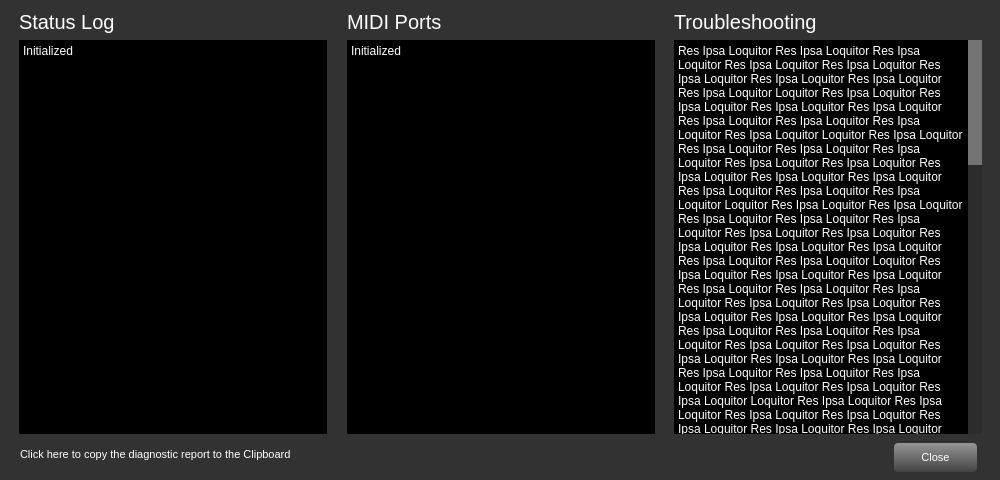
<?xml version="1.0" encoding="UTF-8"?>
<ui version="4.0">
 <class>troubleshoot</class>
 <widget class="QWidget" name="troubleshoot">
  <property name="geometry">
   <rect>
    <x>0</x>
    <y>0</y>
    <width>1000</width>
    <height>480</height>
   </rect>
  </property>
  <property name="windowTitle">
   <string>Form</string>
  </property>
  <property name="styleSheet">
   <string notr="true">/*
General Stylesheet for Windows

To preview in designer: Copy/Paste this into the MainWindow widget stylesheet
To build: Mainwindow.cpp will copy the contents of this .qss into the MainWindow widget during initialization.
          Make sure to copy/paste changes from designer back to this stylesheet.
*/

QLabel {
        font-family: &quot;Open Sans&quot;;
        font-size: 12px;
        color: white;
        background-color: rgba(0,0,0,0);
}

QLabel#QuNexus_Not_Connected
{
        font: 500 16px &quot;Arial&quot;;
        color: white;
        border: none;
}

/* --[H1]------------------------- */
QLabel#Library_Pane_Label, QLabel#Send_Pane_Label,
QLabel#SEQ_settings_label, QLabel#SEQ_track_settings_label
 {
    background-color: rgba(0,0,0,0);
    border: none;
    color: qlineargradient(spread: pan, x1:0, y1:0, x2:1, y2:1,
                            stop:1 rgba(200,200, 200, 255),
                            stop:0 rgba(255,255,255, 255));
    font: italic 20px &quot;Arial&quot;;
}

/* --[H2]------------------------- */

QLabel#MIDI_To_CV_Label, QLabel#CV_To_MIDI_Label{
    background-color: rgba(0,0,0,0);
    border-top-left-radius:4.0;
    border-top-right-radius:4.0;
    border-bottom-left-radius:0;
    border-bottom-right-radius:0;
    border: none;
    color: rgb(225,225,225);
    font: italic 14px &quot;Arial&quot;;
}




/* --[PRESET LIBRARY] ------------- */

QListView#presetLibraryList {
        background: rgba(50, 50, 50, 255);
        min-height: 90px;
        margin: 0 0 0 0;
    border: 1px solid black;
        border-bottom-left-radius:4.0;
        border-bottom-right-radius:4.0;
        border-top-left-radius:4.0;
        border-top-right-radius:4.0;
        font-family: &quot;Arial&quot;;
        font-size: 14px;
}

QListView#presetLibraryList::item:hover {
    background:rgba(67, 67, 67, 255);
    color: rgba(175,175,175,255);
}

QListView#presetLibraryList::item{
        color: rgb(177, 177, 177);
        border: 0px;
}

QListView#presetLibraryList::item:selected, QListView:item:focus
 {
 background: rgba(162, 0, 0, 200);
 color: white;
 }

/*---------------------------------*/


QCheckBox
{
    background-color: transparent;
}

QToolTip {
        border: none;
    background: rgba(50,50,50,255);
    color: white;
}

QFrame QToolTip {
        border: none;
    background: rgba(50,50,50,255);
    color: white;
}

QPushButton {
        font-family: &quot;Arial&quot;;
        font-size: 8pt;
        background-color: qlineargradient(spread:repeat, x1:1, y1:0, x2:1, y2:1, stop:0 rgba(150, 150, 150, 255), stop:1 rgba(67, 67, 67, 255));
        border-style: outset;
        border-radius: 4.0;
        border-width: 1pt;
        border-color: black;
        color: white;
}

QPushButton:pressed {
        background-color: qlineargradient(spread:repeat, x1:1, y1:0, x2:1, y2:1, stop:0 rgba(67, 67, 67, 255), stop:1 rgba(150, 150, 150, 255));
}



/*--------[SCROLL BAR]---------------------------*/


QScrollBar:vertical {
        background: rgb(44,44,44);
/* margin sets up how far the handle can travel */
        margin: 0px 0px 0px 0px;
        border: none;
}

/* Sets up the color and height of handle */
QScrollBar::handle:vertical {
        background: rgb(115,115,115);
        border: none;
}

/* This remvoes the bottom button by setting the height to 0px */
QScrollBar::add-line:vertical {
        height: 0px;
        subcontrol-position: bottom;
        subcontrol-origin: margin;
        border: none;
}

/* This remvoes the top button by setting the height to 0px */
QScrollBar::sub-line:vertical {
        height: 0px;
        subcontrol-position: top;
        subcontrol-origin: margin;
        border: none;
}

/* need this to get rid of crosshatching on scrollbar background */
QScrollBar::add-page:vertical, QScrollBar::sub-page:vertical {
        background: none;
        border: none;
}


/* -- [TABS] ------------------------------------- */

QTabWidget::pane {
        border-bottom-left-radius:4px;
        border-bottom-right-radius:4px;
        border-top-right-radius:4px;
}

QTabWidget::tab-bar {
        left: 0px;
        border: 0px;
}


QTabBar::tab {
        background: #262626;
        border-color: rgb(167, 255, 67);
        border-width:0px;
        border-top-left-radius: 4px;
        border-top-right-radius: 4px;
        width: 90px;
        height: 20px;
        padding: 4px;
        color: white;
        text-transform: uppercase;
        font: 500 11px &quot;Open Sans&quot;;


        margin-right: 2px;
}

QTabBar::tab:selected, QTabBar::tab:hover {
        background-color:rgba(120, 120, 120, 255);
        color:white;
}

QTabBar::tab:selected {
        background: rgba(67, 67, 67, 255);
        color:white;
}
</string>
  </property>
  <widget class="QFrame" name="troubleFrame">
   <property name="geometry">
    <rect>
     <x>0</x>
     <y>0</y>
     <width>1000</width>
     <height>480</height>
    </rect>
   </property>
   <property name="styleSheet">
    <string notr="true">#QFrame#troubleFrame
{
	background-color: rgb(50,50,50);
}</string>
   </property>
   <property name="frameShape">
    <enum>QFrame::StyledPanel</enum>
   </property>
   <property name="frameShadow">
    <enum>QFrame::Raised</enum>
   </property>
   <widget class="QTextEdit" name="portsWindow">
    <property name="geometry">
     <rect>
      <x>347</x>
      <y>40</y>
      <width>308</width>
      <height>394</height>
     </rect>
    </property>
    <property name="styleSheet">
     <string notr="true">/* Note - QTextEdit fonts are styled in  HTML */
    background-color: rgba(0,0,0,255);
    color: white;
border: black;

</string>
    </property>
    <property name="html">
     <string>&lt;!DOCTYPE HTML PUBLIC &quot;-//W3C//DTD HTML 4.0//EN&quot; &quot;http://www.w3.org/TR/REC-html40/strict.dtd&quot;&gt;
&lt;html&gt;&lt;head&gt;&lt;meta name=&quot;qrichtext&quot; content=&quot;1&quot; /&gt;&lt;meta charset=&quot;utf-8&quot; /&gt;&lt;style type=&quot;text/css&quot;&gt;
p, li { white-space: pre-wrap; }
&lt;/style&gt;&lt;/head&gt;&lt;body style=&quot; font-family:'Segoe UI'; font-size:9pt; font-weight:400; font-style:normal;&quot;&gt;
&lt;p style=&quot; margin-top:0px; margin-bottom:0px; margin-left:0px; margin-right:0px; -qt-block-indent:0; text-indent:0px;&quot;&gt;&lt;span style=&quot; font-family:'Source Code Pro';&quot;&gt;Initialized&lt;br /&gt;&lt;/span&gt;&lt;/p&gt;&lt;/body&gt;&lt;/html&gt;</string>
    </property>
   </widget>
   <widget class="QLabel" name="label_2">
    <property name="geometry">
     <rect>
      <x>347</x>
      <y>10</y>
      <width>281</width>
      <height>26</height>
     </rect>
    </property>
    <property name="styleSheet">
     <string notr="true">font-size:20px;</string>
    </property>
    <property name="text">
     <string>MIDI Ports</string>
    </property>
    <property name="alignment">
     <set>Qt::AlignLeading|Qt::AlignLeft|Qt::AlignTop</set>
    </property>
   </widget>
   <widget class="QLabel" name="label_3">
    <property name="geometry">
     <rect>
      <x>19</x>
      <y>10</y>
      <width>281</width>
      <height>27</height>
     </rect>
    </property>
    <property name="styleSheet">
     <string notr="true">font-size:20px;</string>
    </property>
    <property name="text">
     <string>Status Log</string>
    </property>
    <property name="alignment">
     <set>Qt::AlignLeading|Qt::AlignLeft|Qt::AlignTop</set>
    </property>
   </widget>
   <widget class="QTextEdit" name="statusWindow">
    <property name="geometry">
     <rect>
      <x>19</x>
      <y>40</y>
      <width>308</width>
      <height>394</height>
     </rect>
    </property>
    <property name="styleSheet">
     <string notr="true">/* Note - QTextEdit fonts are styled in  HTML */
    background-color: rgba(0,0,0,255);
    color: white;
border: black;

</string>
    </property>
    <property name="html">
     <string>&lt;!DOCTYPE HTML PUBLIC &quot;-//W3C//DTD HTML 4.0//EN&quot; &quot;http://www.w3.org/TR/REC-html40/strict.dtd&quot;&gt;
&lt;html&gt;&lt;head&gt;&lt;meta name=&quot;qrichtext&quot; content=&quot;1&quot; /&gt;&lt;meta charset=&quot;utf-8&quot; /&gt;&lt;style type=&quot;text/css&quot;&gt;
p, li { white-space: pre-wrap; }
&lt;/style&gt;&lt;/head&gt;&lt;body style=&quot; font-family:'Segoe UI'; font-size:9pt; font-weight:400; font-style:normal;&quot;&gt;
&lt;p style=&quot; margin-top:0px; margin-bottom:0px; margin-left:0px; margin-right:0px; -qt-block-indent:0; text-indent:0px;&quot;&gt;&lt;span style=&quot; font-family:'Source Code Pro';&quot;&gt;Initialized&lt;br /&gt;&lt;/span&gt;&lt;/p&gt;&lt;/body&gt;&lt;/html&gt;</string>
    </property>
   </widget>
   <widget class="QLabel" name="bg">
    <property name="geometry">
     <rect>
      <x>0</x>
      <y>0</y>
      <width>1000</width>
      <height>480</height>
     </rect>
    </property>
    <property name="styleSheet">
     <string notr="true">background-color: rgb(50,50,50);</string>
    </property>
    <property name="text">
     <string/>
    </property>
    <property name="alignment">
     <set>Qt::AlignLeading|Qt::AlignLeft|Qt::AlignVCenter</set>
    </property>
   </widget>
   <widget class="QLabel" name="label_4">
    <property name="geometry">
     <rect>
      <x>674</x>
      <y>10</y>
      <width>200</width>
      <height>26</height>
     </rect>
    </property>
    <property name="styleSheet">
     <string notr="true">font-size:20px;</string>
    </property>
    <property name="text">
     <string>Troubleshooting</string>
    </property>
    <property name="alignment">
     <set>Qt::AlignLeading|Qt::AlignLeft|Qt::AlignTop</set>
    </property>
   </widget>
   <widget class="QTextEdit" name="troubleWindow">
    <property name="geometry">
     <rect>
      <x>674</x>
      <y>40</y>
      <width>308</width>
      <height>394</height>
     </rect>
    </property>
    <property name="styleSheet">
     <string notr="true">/* Note - QTextEdit fonts are styled in  HTML */
QTextEdit{
    background-color: rgba(0,0,0,255);
    color: white;
border: black;

}</string>
    </property>
    <property name="html">
     <string>&lt;!DOCTYPE HTML PUBLIC &quot;-//W3C//DTD HTML 4.0//EN&quot; &quot;http://www.w3.org/TR/REC-html40/strict.dtd&quot;&gt;
&lt;html&gt;&lt;head&gt;&lt;meta name=&quot;qrichtext&quot; content=&quot;1&quot; /&gt;&lt;meta charset=&quot;utf-8&quot; /&gt;&lt;style type=&quot;text/css&quot;&gt;
p, li { white-space: pre-wrap; }
&lt;/style&gt;&lt;/head&gt;&lt;body style=&quot; font-family:'Segoe UI'; font-size:9pt; font-weight:400; font-style:normal;&quot;&gt;
&lt;p style=&quot; margin-top:0px; margin-bottom:0px; margin-left:0px; margin-right:0px; -qt-block-indent:0; text-indent:0px;&quot;&gt;&lt;span style=&quot; font-family:'Source Code Pro';&quot;&gt;Res Ipsa Loquitor Res Ipsa Loquitor Res Ipsa Loquitor Res Ipsa Loquitor Res Ipsa Loquitor Res Ipsa Loquitor Res Ipsa Loquitor Res Ipsa Loquitor Res Ipsa Loquitor Loquitor Res Ipsa Loquitor Res Ipsa Loquitor Res Ipsa Loquitor Res Ipsa Loquitor Res Ipsa Loquitor Res Ipsa Loquitor Res Ipsa Loquitor Res Ipsa Loquitor Loquitor Res Ipsa Loquitor Res Ipsa Loquitor Res Ipsa Loquitor Res Ipsa Loquitor Res Ipsa Loquitor Res Ipsa Loquitor Res Ipsa Loquitor Res Ipsa Loquitor Res Ipsa Loquitor Res Ipsa Loquitor Res Ipsa Loquitor Res Ipsa Loquitor Loquitor Res Ipsa Loquitor Res Ipsa Loquitor Res Ipsa Loquitor Res Ipsa Loquitor Res Ipsa Loquitor Res Ipsa Loquitor Res Ipsa Loquitor Res Ipsa Loquitor Res Ipsa Loquitor Res Ipsa Loquitor Res Ipsa Loquitor Res Ipsa Loquitor Loquitor Res Ipsa Loquitor Res Ipsa Loquitor Res Ipsa Loquitor Res Ipsa Loquitor Res Ipsa Loquitor Res Ipsa Loquitor Res Ipsa Loquitor Res Ipsa Loquitor Res Ipsa Loquitor Res Ipsa Loquitor Res Ipsa Loquitor Res Ipsa Loquitor Res Ipsa Loquitor Res Ipsa Loquitor Res Ipsa Loquitor Res Ipsa Loquitor Res Ipsa Loquitor Res Ipsa Loquitor Res Ipsa Loquitor Res Ipsa Loquitor Res Ipsa Loquitor Res Ipsa Loquitor Res Ipsa Loquitor Res Ipsa Loquitor Res Ipsa Loquitor Loquitor Res Ipsa Loquitor Res Ipsa Loquitor Res Ipsa Loquitor Res Ipsa Loquitor Res Ipsa Loquitor Res Ipsa Loquitor Res Ipsa Loquitor Res Ipsa Loquitor Loquitor Res Ipsa Loquitor Res Ipsa Loquitor Res Ipsa Loquitor Res Ipsa Loquitor Res Ipsa Loquitor Res Ipsa Loquitor Res Ipsa Loquitor Res Ipsa Loquitor Res Ipsa Loquitor Res Ipsa Loquitor Res Ipsa Loquitor Res Ipsa Loquitor Loquitor Res Ipsa Loquitor Res Ipsa Loquitor Res Ipsa Loquitor Res Ipsa Loquitor Res Ipsa Loquitor Res Ipsa Loquitor Res Ipsa Loquitor Res Ipsa Loquitor Res Ipsa Loquitor Res Ipsa Loquitor Res Ipsa Loquitor Res Ipsa Loquitor Loquitor Res Ipsa Loquitor Res Ipsa Loquitor Res Ipsa Loquitor Res Ipsa Loquitor Res Ipsa Loquitor Res Ipsa Loquitor Res Ipsa Loquitor Res Ipsa Loquitor Res Ipsa Loquitor Res Ipsa Loquitor Res Ipsa Loquitor Res Ipsa Loquitor Res Ipsa Loquitor Res Ipsa Loquitor Res Ipsa Loquitor Res Ipsa Loquitor Res Ipsa Loquitor Res Ipsa Loquitor Res Ipsa Loquitor Res Ipsa Loquitor Res Ipsa Loquitor Res Ipsa Loquitor Res Ipsa Loquitor Res Ipsa Loquitor Res Ipsa Loquitor Loquitor Res Ipsa Loquitor Res Ipsa Loquitor Res Ipsa Loquitor Res Ipsa Loquitor Res Ipsa Loquitor Res Ipsa Loquitor Res Ipsa Loquitor Res Ipsa Loquitor Loquitor Res Ipsa Loquitor Res Ipsa Loquitor Res Ipsa Loquitor Res Ipsa Loquitor Res Ipsa Loquitor Res Ipsa Loquitor Res Ipsa Loquitor Res Ipsa Loquitor Res Ipsa Loquitor Res Ipsa Loquitor Res Ipsa Loquitor Res Ipsa Loquitor Loquitor Res Ipsa Loquitor Res Ipsa Loquitor Res Ipsa Loquitor Res Ipsa Loquitor Res Ipsa Loquitor Res Ipsa Loquitor Res Ipsa Loquitor Res Ipsa Loquitor Res Ipsa Loquitor Res Ipsa Loquitor Res Ipsa Loquitor Res Ipsa Loquitor Loquitor Res Ipsa Loquitor Res Ipsa Loquitor Res Ipsa Loquitor Res Ipsa Loquitor Res Ipsa Loquitor Res Ipsa Loquitor Res Ipsa Loquitor Res Ipsa Loquitor Res Ipsa Loquitor Res Ipsa Loquitor Res Ipsa Loquitor Res Ipsa Loquitor Res Ipsa Loquitor Res Ipsa Loquitor Res Ipsa Loquitor Res Ipsa Loquitor Res Ipsa Loquitor Res Ipsa Loquitor Res Ipsa Loquitor Res Ipsa Loquitor Res Ipsa Loquitor Res Ipsa Loquitor Res Ipsa Loquitor Res Ipsa Loquitor Res Ipsa Loquitor Loquitor Res Ipsa Loquitor Res Ipsa Loquitor Res Ipsa Loquitor Res Ipsa Loquitor Res Ipsa Loquitor Res Ipsa Loquitor Res Ipsa Loquitor Res Ipsa Loquitor Loquitor Res Ipsa Loquitor Res Ipsa Loquitor Res Ipsa Loquitor Res Ipsa Loquitor Res Ipsa Loquitor Res Ipsa Loquitor Res Ipsa Loquitor Res Ipsa Loquitor Res Ipsa Loquitor Res Ipsa Loquitor Res Ipsa Loquitor Res Ipsa Loquitor Loquitor Res Ipsa Loquitor Res Ipsa Loquitor Res Ipsa Loquitor Res Ipsa Loquitor Res Ipsa Loquitor Res Ipsa Loquitor Res Ipsa Loquitor Res Ipsa Loquitor Res Ipsa Loquitor Res Ipsa Loquitor Res Ipsa Loquitor Res Ipsa Loquitor Loquitor Res Ipsa Loquitor Res Ipsa Loquitor Res Ipsa Loquitor Res Ipsa Loquitor Res Ipsa Loquitor Res Ipsa Loquitor Res Ipsa Loquitor Res Ipsa Loquitor Res Ipsa Loquitor Res Ipsa Loquitor Res Ipsa Loquitor Res Ipsa Loquitor Res Ipsa Loquitor Res Ipsa Loquitor Res Ipsa Loquitor Res Ipsa Loquitor &lt;/span&gt;&lt;/p&gt;&lt;/body&gt;&lt;/html&gt;</string>
    </property>
   </widget>
   <widget class="QPushButton" name="butt_close">
    <property name="geometry">
     <rect>
      <x>894</x>
      <y>443</y>
      <width>83</width>
      <height>29</height>
     </rect>
    </property>
    <property name="text">
     <string>Close</string>
    </property>
   </widget>
   <widget class="QPushButton" name="butt_gather">
    <property name="geometry">
     <rect>
      <x>20</x>
      <y>440</y>
      <width>308</width>
      <height>29</height>
     </rect>
    </property>
    <property name="styleSheet">
     <string notr="true">QPushButton
{
	font: 12px &quot;Arial&quot;;
	color:white;
	border: none;
	background: rgba(0,0,0,0);
	text-align: left;
}
QPushButton:pressed
{
	color: red;
}</string>
    </property>
    <property name="text">
     <string>Click here to copy the diagnostic report to the Clipboard</string>
    </property>
   </widget>
   <widget class="QPushButton" name="butt_youtube">
    <property name="geometry">
     <rect>
      <x>347</x>
      <y>440</y>
      <width>308</width>
      <height>29</height>
     </rect>
    </property>
    <property name="styleSheet">
     <string notr="true">QPushButton
{
	font: 12px &quot;Arial&quot;;
	color:white;
	border: none;
	background: rgba(0,0,0,0);
	text-align: left;
}
QPushButton:pressed
{
	color: red;
}</string>
    </property>
    <property name="text">
     <string/>
    </property>
   </widget>
   <zorder>bg</zorder>
   <zorder>portsWindow</zorder>
   <zorder>label_2</zorder>
   <zorder>label_3</zorder>
   <zorder>statusWindow</zorder>
   <zorder>label_4</zorder>
   <zorder>troubleWindow</zorder>
   <zorder>butt_close</zorder>
   <zorder>butt_gather</zorder>
   <zorder>butt_youtube</zorder>
  </widget>
 </widget>
 <resources/>
 <connections/>
</ui>
